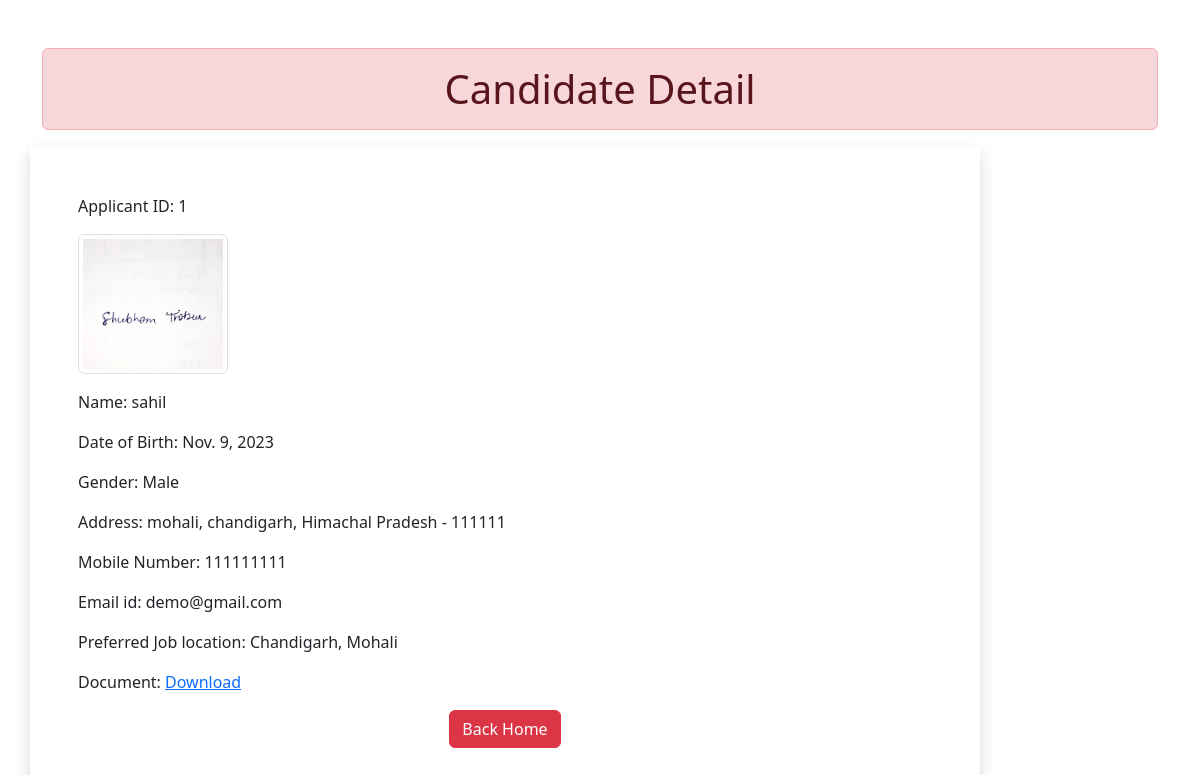
The page /1 on the database its author committed.
### myapp/models.py (models this page shows)
class Resume(models.Model):
    name = models.CharField(max_length=100)
    dob = models.DateField(auto_now=False, auto_now_add=False)
    gender = models.CharField(max_length=100)
    locality = models.CharField(max_length=100)
    city = models.CharField(max_length=100)
    pin = models.PositiveIntegerField()
    state = models.CharField(choices=STATE_CHOICES, max_length=100)
    mobile = models.PositiveIntegerField()
    email = models.EmailField()
    job_city = models.CharField(max_length=100)
    profile_image = models.ImageField(upload_to='profileimg')
    my_file = models.FileField(upload_to='doc', blank=True)

### myapp/views.py (the view)
# urls.py: path('<int:id>', views.CandidateView.as_view(), name='candidate'),
class CandidateView(View):
    def get(self, request, id):
        candidate = Resume.objects.get(id=id)
        return render(request, 'candidate.html', {'candidate':candidate})

### myapp/templatetags/myfilter.py (called while the page is built)
@register.filter(name='remove_special')
def remove_cars(value, arg):
    print('arg',arg)
    print('value',value)
    for char in arg:
        value = value.replace(char, '')
    return value

### myapp/templates/candidate.html
{% extends "base.html" %}
{% load myfilter %}
{% block content %}
<div class="container mt-5">
    <h1 class="alert alert-danger text-center p-3">
        Candidate Detail
    </h1>
    <div class="row">
        <div class="col-md-10 shadow p-5">
            <p>Applicant ID: {{candidate.id}}</p>
             <p><img src="{{candidate.profile_image.url}}" class="img-fluid img-thumbnail" width="150px" height="150px"></p>
            <p>Name: {{candidate.name}}</p>
            <p>Date of Birth: {{candidate.dob}}</p>
            <p>Gender: {{candidate.gender}}</p>
            <p>Address: {{candidate.locality}},  {{candidate.city}}, {{candidate.state}} - {{candidate.pin}}</p>
            <p>Mobile Number: {{candidate.mobile}}</p>
            <p>Email id: {{candidate.email}} </p>
            <p>Preferred Job location: {{candidate.job_city|remove_special:"[]'"}}</p>
            <p>Document: <a href="{{candidate.my_file.url}}">Download</a></p>
            <div class="text-center">
                <a href="/" class="btn btn-danger center">Back Home</a>
            </div>
        </div>
    </div>
</div>
{% endblock content %}

### myapp/templates/base.html
{% include "header.html" %}
{% block content %}
{% endblock content %}
{% include "footer.html" %}

### myapp/templates/header.html (shortened to what this page needs)
<!DOCTYPE html>
{% load static %}
<html lang="en">
<head>
    <link rel="stylesheet" href="{% static "css/bootstrap.min.css" %}">
    <link rel="stylesheet" href="{% static "css/style.css" %}">
    <link rel="stylesheet" href="//code.jquery.com/ui/1.13.2/themes/base/jquery-ui.css">
</head>
<body>

### myapp/templates/footer.html (shortened to what this page needs)
{% load static %}
</body>
</html>

### rows shown on the page
Resume: id "1", profile_image (picture), name "sahil", dob "Nov. 9, 2023", gender "Male", locality "mohali", city "chandigarh", state "Himachal Pradesh", pin "111111", mobile "111111111", email "demo@gmail.com", job_city|remove_special "Chandigarh, Mohali"
